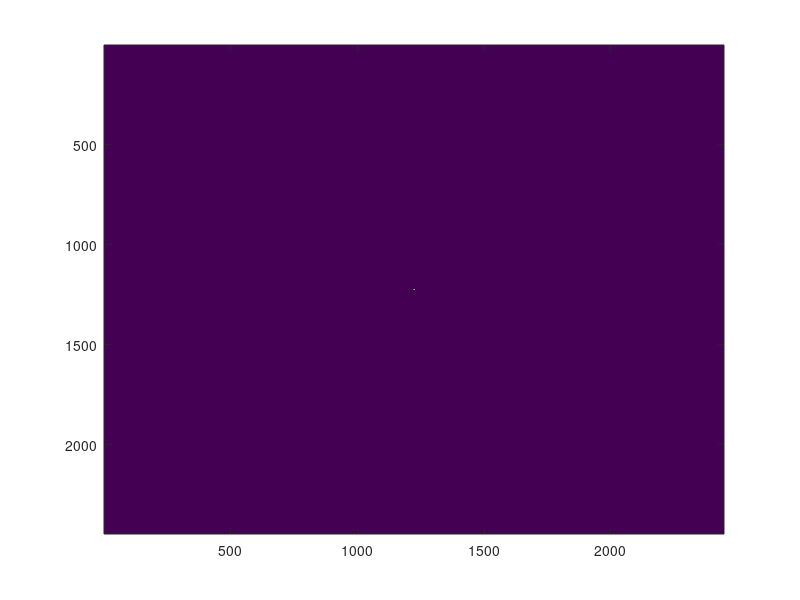

MATLAB code for this plot: (Note: this script raises an error after producing the figure.)
clear all; close all;
tic;

% Add path to my library
addpath('C:\Users\thomas\Desktop\temp_gsa\lib')


Nx=2446; %nr of pixels used in the iteration code in order to solve sampling problem?
Ny=2446;


%%
Nimg=60; %nr of pixels in target image for wavefront shaping

global shiftr
global shiftu
shiftr = 0;
shiftu = 0;

ROIX=Nx/2-Nimg/2-shiftu:Nx/2+Nimg/2-shiftu;
ROIY=Ny/2-Nimg/2-shiftr:Ny/2+Nimg/2-shiftr;


%% mask for 1152 1920
Nimg_x = 1152;
Nimg_y = 1920;
ROI_spx = Nx/2-Nimg_x/2-shiftu:Nx/2+Nimg_x/2-shiftu-1;
ROI_spy = Ny/2-Nimg_y/2-shiftr:Ny/2+Nimg_y/2-shiftr-1;
mask_sp = zeros(Ny,Nx);
mask_sp(ROI_spx,ROI_spy) = 1;
%%

ROIX2=Nx/2-1148/2-1:Nx/2+1148/2;
ROIY2=Ny/2-1148/2-1:Ny/2+1148/2;

mask=zeros(Ny,Nx);
mask(ROIY,ROIX)=1;

mask2=zeros(Ny,Nx);
mask2(ROIY2,ROIX2)=1;

lambda =1.035e-6;

dx=(9.2e-6);
dy=(9.2e-6);
L1=Nx*dx; %side length
L2=Ny*dy;

x=-L1/2:dx:L1/2-dx; %src coords
y=-L2/2:dy:L2/2-dy;
[X,Y] = meshgrid(x,y);
x0 = 0;
y0 = 0;

%% define gaussian at SLM
constant=1;
 sigma1=constant*2.7*10^-3/2*3
 sigma2=constant*2.7*10^-3/2*3;

Amp=1;
res = (2*(X-x0).^2./(sigma1^2) + 2*(Y-y0).^2./(sigma1^2));
Intensity = ((Amp  * exp(-res)));
Intensity=Intensity/sum(sum(Intensity));
Efield=Intensity.^(1/2);


%% define target gaussian
 constant=0.00800; %pondemorotive deflection Nimg=60
%  constant=0.08; %dummy deflection Nimg=600
 sigma1=constant*2.7*10^-3;
 res = (2*(X-x0).^2./(sigma1^2) + 2*(Y-y0).^2./(sigma1^2));
 Intensity = ((Amp  * exp(-res)));
 Intensity = Intensity/sum(sum(Intensity));
 EfieldTarget=Intensity.^(1/2);
 figure(321321);imagesc(EfieldTarget)


%%

% define noise region a.k.a zeros
Target=rgb2gray(imread('PSI_red_TARGET.JPG'));
Target=imresize(Target, [Ny Nx]);
Target=double(Target);
%Target=zeros*(Target); % commented 2024
NX = 1920;
NY = 1152;

% TARGET = imresize(Target, [NY NX]); % commented 2024, alternative to the
% next row
TARGET = imresize(Target*0, [NY NX]);
Zernikepadded=TARGET;
Zernikepadded_tilt=TARGET;
Zernikepadded_defocus=TARGET;
Zernikepadded_spherical=TARGET;
Zernikepadded_astx=TARGET;
Zernikepadded_comay=TARGET;
Zernikepadded_asty=TARGET;
Zernikepadded_comax=TARGET;
Zernikepadded_helical=TARGET;





%%
% define signal region

% apple=rgb2gray(imread('Sample_Image.jpg'));
apple=imread('SinusoidGrating_Period128.bmp');
% apple=imread('z.JPG');
apple= imrotate(apple,270);
apple=imresize(apple, [Nimg+1 Nimg+1]);
apple=double(apple);
apple=apple/sum(sum(apple));
MAX=max(apple(:));



SLM=ones(Nx,Ny);
[nor,noc]=size(SLM);
Tf(1:nor,1:noc)=1;
maskconstraint=Tf;
maskconstraint_gaussian=Tf;
Tf(sqrt(X.^2+Y.^2)>=2.3e-3)=0;
Tf2(1:nor,1:noc)=0;
Tf2(sqrt(X.^2+Y.^2)>=5.3e-3)=1;
maskconstraint(sqrt((X+(shiftu)*dx).^2+(Y+(shiftr)*dx).^2)>=Nimg/2*dx+0.2*10^-5)=0; %for wavefront shaping

maskconstraint_gaussian(sqrt((X+(shiftu)*dx).^2+(Y+(shiftr)*dx).^2)>=Nimg/10*dx+0.2*10^-5)=0;
%Target(mask==1)=EfieldTarget(Ny/2-Nimg/2:Ny/2+Nimg/2,Nx/2-Nimg/2:Nx/2+Nimg/2);%gaussian; commented 2024
%Target=Target.*maskconstraint_gaussian; % commented 2024
const=0;
D = Target.*exp(1i*const); %deflection

Efield = Efield.*Tf;


k=1;
K=1;

error = [];
iteration_num= 1;
clims = [0 MAX];


Z_p=0.5; %non critical sampling-<0.2
    for i=1:iteration_num
tic
        %A = sqrt(Nx*Ny)*ifftshift(ifft2(ifftshift(D)));
        A = propagateback(D,-1,lambda,dx,dy,Nx,Ny,X,Y,Z_p,Z_p,Z_p);
        A=A./sqrt(sum(sum(abs(A).^2))).*Tf;
%         as = subplot(3,5,1); imagesc(abs(A).^2); title('SLM ideal Int.'); 
%         as = [as subplot(3,5,6)]; imagesc(angle(A)); title('SLM ideal Phase'); 

        B = Efield.*exp(1i*angle(A)).*Tf;%apply amplitude constraint to the hologram plane
        %sum(sum(abs(B).^2))
%         as = [as subplot(3,5,2)]; imagesc(abs(B).^2); title('SLM true Int.'); 
%         as = [as subplot(3,5,7)]; imagesc(angle(B)); title('SLM true Phase'); 
% 
        %C = 1/sqrt(Nx*Ny)*fftshift(fft2(fftshift(B)));
        C = propagateforward(B,1,lambda,dx,dy,Nx,Ny,X,Y,Z_p,Z_p,Z_p);
        C = C./sqrt(sum(sum(abs(C).^2))).*Tf;
%         as = [as subplot(3,5,3)]; imagesc(abs(C).^2); title('Image Int.'); 
%         as = [as subplot(3,5,8)]; imagesc(angle(C)); title('Image Phase'); 

        D = C; %noise window

        D = K*abs(Target).*exp(1i*angle(C)).*Tf; %GSA
% 
        %D=D/sqrt(sum(sum(abs(D).^2)));
%         as = [as subplot(3,5,4)]; imagesc(abs(D).^2); title('Image ideal Int.');
%         as = [as subplot(3,5,9)]; imagesc(angle(D)); title('Image enforced phase');


        error = sum(sum(abs(abs(C.^2 - abs(Target).^2))));%60 px image
        correlationCODE=corr2(abs(C.*mask).^2,abs(Target.*mask).^2);
        deff = sum(sum(abs(C.*mask).^2))/sum(sum(abs(C).^2));
%         subplot(3,5,5); hold on ; plot(i,error,'bo'); hold off; title('Error');
%         subplot(3,5,10); hold on ; plot(i,deff,'bo'); hold off; title('Efficiency');
%         subplot(3,5,11); hold on ; plot(i,correlation,'bo'); hold off; title('Correlation');

        toc
%         drawnow;
%         linkaxes(as);
      %  pause;
    end

    figure(5);imagesc(abs(C(1215:1235,1214:1234)).^2)
%     figure();subplot(1,2,1); imagesc(abs(C).^2); subplot(1,2,2); imagesc(abs(Target).^2);



%% define Zernikes in the right matrix dimensions
    ROIX2=NX/2-1148/2-1:NX/2+1148/2;
    ROIY2=NY/2-1148/2-1:NY/2+1148/2;
    mask4=zeros(NY,NX);
    mask4(ROIY2,ROIX2)=1;
    
       k=5 ; 
       DX=0.00174;
       Zernike=CreateZernikePolynomials(DX,k);
       Zernikepadded_defocus(mask4==1)=Zernike;
       Zernikepadded_defocus(isnan(Zernikepadded_defocus))=0;
       amp_defocus = 0.1:0.1:1;
       
        k=9 ; 
       DX=0.00174;
       Zernike=CreateZernikePolynomials(DX,k);
       Zernikepadded_tilt(mask4==1)=Zernike;
       Zernikepadded_tilt(isnan(Zernikepadded_tilt))=0;
       amp_tilt = 0.1:0.1:1;

       k=13;  
       DX=0.00174;
       Zernike=CreateZernikePolynomials(DX,k);
       Zernikepadded_spherical(mask4==1)=Zernike;
       Zernikepadded_spherical(isnan(Zernikepadded_spherical))=0;
       amp_sph = 0:0.1:2;
       k=4;  
       DX=0.00174;
       Zernike=CreateZernikePolynomials(DX,k);
       Zernikepadded_astx(mask4==1)=Zernike;
       Zernikepadded_astx(isnan(Zernikepadded_astx))=0;
       k=6;  
       DX=0.00174;
       Zernike=CreateZernikePolynomials(DX,k);
       Zernikepadded_asty(mask4==1)=Zernike;
       Zernikepadded_asty(isnan(Zernikepadded_asty))=0;
       k=8;  
       DX=0.00174;
       Zernike=CreateZernikePolynomials(DX,k);
       Zernikepadded_comax(mask4==1)=Zernike;
       Zernikepadded_comax(isnan(Zernikepadded_comax))=0;
       k=9;  
       DX=0.00174;
       Zernike=CreateZernikePolynomials(DX,k);
       Zernikepadded_comay(mask4==1)=Zernike;
       Zernikepadded_comay(isnan(Zernikepadded_comay))=0;
       


%% propagate gaussian with spherical aberrations
Z_sp=zeros(Ny,Nx);
Z_sp(mask_sp==1) = Zernikepadded_spherical;
% t1 = B.*exp(1i*(1*Z_sp));      
t1 = exp(1i*(-1*Z_sp)); 
t2 = propagateforward(t1,1,lambda,dx,dy,Nx,Ny,X,Y,0.2,0.2,0.2);
t3 = propagateforward(B,1,lambda,dx,dy,Nx,Ny,X,Y,0.2,0.2,0.2);
figure(2121); subplot(1,2,1);imagesc(abs(t2(1215:1235,1214:1234)).^2) ;subplot(1,2,2);  imagesc(abs(t3(1215:1235,1214:1234)).^2)    
       


%% propagation helical part
angl=angle(A);
Nxs=2446; Nys=Nxs;
dxs=1;
dys=dxs;
L1s=Nxs*dxs; %side length
L2s=Nys*dys;
xs=-L1s/2:dxs:L1s/2-dxs;
ys=-L2s/2:dys:L2s/2-dys;
[Xs,Ys]=meshgrid(xs,ys);
helicalpattern=atan2(Ys,Xs).*Tf;
%        Zernikepadded_helical(mask4==1) = helicalpattern; 
coef = 3;
B2 = Efield.*exp(1i*(angl)).*exp(1i*(coef*helicalpattern));
ab2 = angle(B2);
heli = exp(1i*(coef*helicalpattern));
ah = angle(heli);
C2 = propagateforward(B2,1,lambda,dx,dy,Nx,Ny,X,Y,Z_p,Z_p,Z_p);
f = 0.2;
x1 = linspace(-lambda*f/2/dx,lambda*f/2/dx,Nx);
y1 = linspace(-lambda*f/2/dy,lambda*f/2/dy,Ny);
figure(71); subplot(2,3,1); imagesc(angl(860:1600,860:1600));title('hologram with bb');subplot(2,3,2); imagesc(ah(860:1600,860:1600));title('Vortex 3');
subplot(2,3,3);imagesc(ab2(860:1600,860:1600));title('Superposition h V');
            subplot(2,3,4); imagesc(abs(C2(1160:1290,1160:1290)).^2);title('Intensity');
            subplot(2,3,5); imagesc(abs(C2(1160:1290,1160:1290)).^2);title('fit');

% figure(444); imagesc(abs(C2(1160:1290,1160:1290)).^2);axis equal; colormap(bluewhitered);
% print(gcf,'x4dep.png','-dpng','-r300');

C3 = abs(C2(1160:1290,1160:1290)).^2;
line = C3(65,:);

%%
xf = linspace(1,length(line),length(line));
yf = line;
% y = y/136*2*pi;

ind = xf>=49 & xf<=81;

p = polyfit(xf(ind),yf(ind),4); 
f = polyval(p,xf(ind)); 
plot(xf,yf,'o',xf(ind),f,'-') 
legend('data','x4') 

function[u2]=propagateback(u1,sgn,lambda,dx,dy,Nx,Ny,X,Y,z1,z2,f)
% z1=20e-2; % Distance SLM to Lens
% z2=20e-2; % Distance Lens to screen
% f=20e-2;  % focal length of lens

global shiftu
global shiftr
SLM=ones(2446,2446);
[nor,noc]=size(SLM);
Tf(1:nor,1:noc)=1;
Tf(sqrt(X.^2+Y.^2)>=12.5e-3)=0; %pupil function of lens
Th(1:nor,1:noc)=1;
Th(sqrt((X+(shiftu)*dx).^2+(Y+(shiftr)*dx).^2)<=0.5e-3)=0; % <=0.5e-3 is the beam block! BB
k=2*pi/lambda;


 u2=propTF1(u1,dx*Nx,dy*Ny,lambda,sgn*z2/2);
 u2=u2.*Th;
 u2=propTF1(u2,dx*Nx,dy*Ny,lambda,sgn*z2/2);

 u2=u2.*Tf.*exp(-sgn*1i*k/2/f*(X.^2+Y.^2));
 u2=propTF1(u2,dx*Nx,dy*Ny,lambda,sgn*z2);

end
function[u2]=propagateforward(u1,sgn,lambda,dx,dy,Nx,Ny,X,Y,z1,z2,f)
% z1=20e-2; % Distance SLM to Lens
% z2=20e-2; % Distance Lens to screen
% f=20e-2;  % focal length of lens
global shiftu
global shiftr
SLM=ones(2446,2446);
[nor,noc]=size(SLM);
Tf(1:nor,1:noc)=1;
Tf(sqrt(X.^2+Y.^2)>=12.5e-3)=0; %pupil function of lens
Th(1:nor,1:noc)=1;
Th(sqrt((X+(shiftu)*dx).^2+(Y+(shiftr)*dx).^2)<=0.5e-3)=0; 
k=2*pi/lambda;

u_dummy=propTF1(u1,dx*Nx,dy*Ny,lambda,sgn*z1);
u_dummy=u_dummy.*Tf.*exp(-sgn*1i*k/2/f*(X.^2+Y.^2));

 u2=propTF1(u_dummy,dx*Nx,dy*Ny,lambda,sgn*z2/2);
 u2=u2.*Th;
 u2=propTF1(u2,dx*Nx,dy*Ny,lambda,sgn*z2/2);
end

